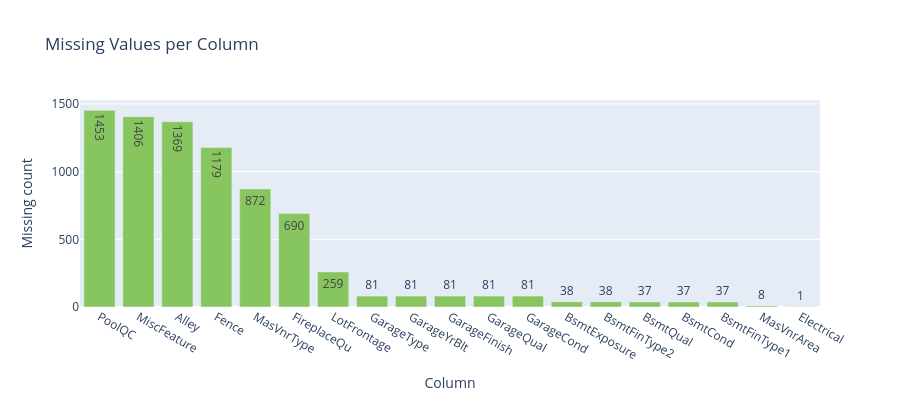

Here is the notebook cell this chart was saved with:
### Markdown cell above
### Dealing with missing values

Before going any further, we will check if there are missing values in this dataframe and we will deal with these missing values.

Some columns seem to have null data. But when we look at the data description file given with the dataset, it seems that some data with the entry "NA" have been transformed to "NaN" in the dataframe.

For example, in the data description file, the column "Alley" should have the following data : "NA" for "No alley access". Instead it was replaced by "NaN" for null.

We will have a look at these columns to make the appropriate modifications.

### Code cell
# Visualize missing values
nulls = houses.null_count().unpivot().filter(pl.col("value") > 0).sort("value", descending=True)
fig = px.bar(
    nulls.to_pandas(), x="variable", y="value",
    color_discrete_sequence=[PASTEL[4]],
    labels={"variable": "Column", "value": "Missing count"},
    title="Missing Values per Column", text_auto=True,
)
fig.update_layout(showlegend=False, width=900, height=400)
fig.show()

### Figure 1 — Plotly figure (JSON) as saved in the notebook; plotly's stock layout.template omitted (floating-point values rounded to 4 significant figures)
{"data": [{"hovertemplate": "Column=%{x}<br>Missing count=%{y}<extra></extra>", "legendgroup": "", "marker": {"color": "rgb(135, 197, 95)", "pattern": {"shape": ""}}, "name": "", "orientation": "v", "showlegend": false, "textposition": "auto", "texttemplate": "%{y}", "type": "bar", "x": ["PoolQC", "MiscFeature", "Alley", "Fence", "MasVnrType", "FireplaceQu", "LotFrontage", "GarageType", "GarageYrBlt", "GarageFinish", "GarageQual", "GarageCond", "BsmtExposure", "BsmtFinType2", "BsmtQual", "BsmtCond", "BsmtFinType1", "MasVnrArea", "Electrical"], "xaxis": "x", "y": [1453, 1406, 1369, 1179, 872, 690, 259, 81, 81, 81, 81, 81, 38, 38, 37, 37, 37, 8, 1], "yaxis": "y"}], "layout": {"barmode": "relative", "height": 400, "legend": {"tracegroupgap": 0}, "showlegend": false, "title": {"text": "Missing Values per Column"}, "width": 900, "xaxis": {"anchor": "y", "domain": [0, 1], "title": {"text": "Column"}}, "yaxis": {"anchor": "x", "domain": [0, 1], "title": {"text": "Missing count"}}}}
